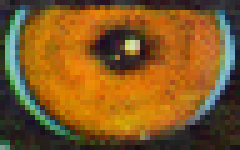
#> input picture app/assets/Imagens_teste/babooneye.png, 48 x 30 px (shown 5 times larger)
$ jupyter execute dct_example.ipynb
#> lines starting #> are read from the running program, lines starting #| are printed output that depends on the picture
# Implementação e teste da classe DCT

[cell 1]
import numpy as np
import matplotlib.pyplot as plt
import cv2
from PIL import Image

[cell 2]
img = np.array(Image.open("../app/assets/Imagens_teste/babooneye.png").convert('L'))
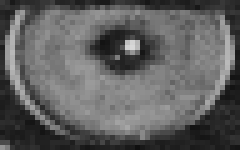
#> img: shape (30, 48) (shown 5 times larger); min 16, max 216, mean 95.8
# dct = cv2.dct(img)
# plt.imshow(dct, cmap = 'gray')

[cell 3]
from PIL import Image
import numpy as np
import matplotlib.pyplot as plt

class DCT:
    def __init__(self):
        self.input_dct2d = None
        self.output_dct2d = None

        self.input_idct2d = None
        self.output_idct2d = None

    def get_2d_dct(self, image, n_coef = 0):
        self.input_dct2d = image

        output = np.zeros(image.shape)

        R = output.shape[0]
        C = output.shape[1]

        for k in range(R):
            ck = np.sqrt(0.5) if k == 0 else 1
            for l in range(C):
                cl = np.sqrt(0.5) if l == 0 else 1
                for m in range(R):
                    for n in range(C):
                        output[k][l] += image[m][n] * np.cos(((2*m + 1) * k*np.pi)/(2*R)) * np.cos(((2*n + 1) * l*np.pi)/(2*C))
                output[k][l] *= ck * cl

        output *= 2.0/np.sqrt(R*C)

        if n_coef > 0:
            output.sort()
            for i in range(n_coef, n):
                output[i] = 0

        self.output_dct2d = output

        return output

    def get_2d_dct_sep(self, image, n_coef = 0):
        self.input_dct2d = image

        output = np.zeros(image.shape)

        for row in range(image.shape[0]):
            output[row, :] = self.get_1d_dct(image[row, :], n_coef)

        for column in range(image.shape[1]):
            output[:, column] = self.get_1d_dct(output[:, column], n_coef)

        self.output_dct2d = output

        return output

    def get_1d_dct(self, image, n_coef = 0):
        output = np.zeros(image.shape)
        n = len(image)

        for k in range(n):
            ck = np.sqrt(0.5) if k == 0 else 1
            for i in range(n):
                output[k] += image[i] * np.cos(2 * np.pi * k / (2.0 * n) * i + (k * np.pi) / (2.0 * n))
            output[k] *= ck

        output *= np.sqrt(2.0/n)

        if type(n_coef) == float or type(n_coef) == np.float32:
            n_coef = int(n_coef * len(output))


        if n_coef > 0:
            output.sort()
            for i in range(n_coef, n):
                output[i] = 0

        return output

    def get_inv_2d_dct(self, dct = None):
        if type(dct) == type(None):
            dct = self.output_dct2d

        self.input_idct2d = dct

        output = np.zeros(dct.shape)

        R = output.shape[0]
        C = output.shape[1]

        for m in range(R):
            for n in range(C):
                for k in range(R):
                    ck = np.sqrt(0.5) if k == 0 else 1
                    for l in range(C):
                        cl = np.sqrt(0.5) if l == 0 else 1
                        output[m][n] += ck * cl * dct[k][l] * np.cos(((2*m + 1) * k*np.pi)/(2*R)) * np.cos(((2*n + 1) * l*np.pi)/(2*C))

        output *= (2 / np.sqrt(R*C))

        self.output_idct2d = np.round(output)

        self.output_idct2d[self.output_idct2d < 0] = 0
        self.output_idct2d[self.output_idct2d > 255] = 255


        return output

    def get_inv_2d_dct_sep(self, dct = None):

        if type(dct) == type(None):
            dct = self.output_dct2d

        self.input_idct2d = dct

        output = np.zeros(dct.shape)

        for row in range(dct.shape[0]):
            output[row, :] = self.get_inv_1d_dct(dct[row, :])

        for column in range(dct.shape[1]):
            output[:, column] = self.get_inv_1d_dct(output[:, column])

        self.output_idct2d = np.round(output)

        self.output_idct2d[self.output_idct2d < 0] = 0
        self.output_idct2d[self.output_idct2d > 255] = 255

        return output

    def get_inv_1d_dct(self, dct):
        output = np.zeros(dct.shape)
        n = len(dct)

        for i in range(n):
            for k in range(n):
                ck = np.sqrt(0.5) if k == 0 else 1
                output[i] += ck * dct[k] * np.cos(2 * np.pi * k / (2.0 * n) * i + (k * np.pi) / (2.0 * n))
            output[i] *= np.sqrt(2.0 / n)

        return output

    # def show_process(self):
    #     return self.input_dct2d, self.output_dct2d, self.output_idct2d

    def show_process(self):
        fig, axs = plt.subplots(1, 3, figsize = (16,16))
        axs[0].imshow(self.input_dct2d, cmap = 'gray')
        axs[1].imshow(self.output_dct2d, cmap = 'gray')
        axs[2].imshow(self.output_idct2d, cmap = 'gray')
        plt.show()

[cell 4]
conv = DCT()

dct = conv.get_2d_dct_sep(img, 0)
#> after the loop in get_2d_dct_sep, `for row in range(image.shape[0]):`:
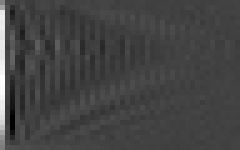
#> output: shape (30, 48) float64 (shown 5 times larger); min -293.1, max 839.2, mean 8.2; drawn with min black and max white
#> after the loop in get_2d_dct_sep, `for column in range(image.shape[1]):`:
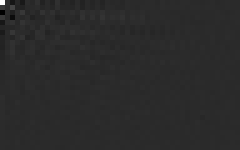
#> output: shape (30, 48) float64 (shown 5 times larger); min -733.9, max 3636.7, mean 1.5; drawn with min black and max white
idct = conv.get_inv_2d_dct()
#> after the loop in get_inv_2d_dct, `for m in range(R):`:
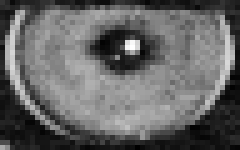
#> output: shape (30, 48) float64 (shown 5 times larger); min 303.6, max 4098.3, mean 1818.4; drawn with min black and max white

[cell 5]
conv.show_process()

# Tempos

[cell 6]
import time

[cell 7]
start = time.time()

dct = conv.get_2d_dct(img, 0)

stop = time.time()

delta = stop - start

print(f"DCT 2D Direta = {delta} (s)")

[cell 8]
start = time.time()

dct_inv = conv.get_inv_2d_dct(dct)

stop = time.time()

delta = stop - start

print(f"DCT 2D Inversa = {delta} (s)")

[cell 9]
start = time.time()

dct_sep = conv.get_2d_dct_sep(img, 0)

stop = time.time()

delta = stop - start

print(f"DCT 2D Separável Direta = {delta} (s)")

[cell 10]
start = time.time()

dct_sep = conv.get_inv_2d_dct_sep(dct_sep)
#> after the loop in get_inv_2d_dct_sep, `for row in range(dct.shape[0]):`:
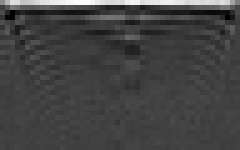
#> output: shape (30, 48) float64 (shown 5 times larger); min -216.6, max 639.2, mean 10.5; drawn with min black and max white
